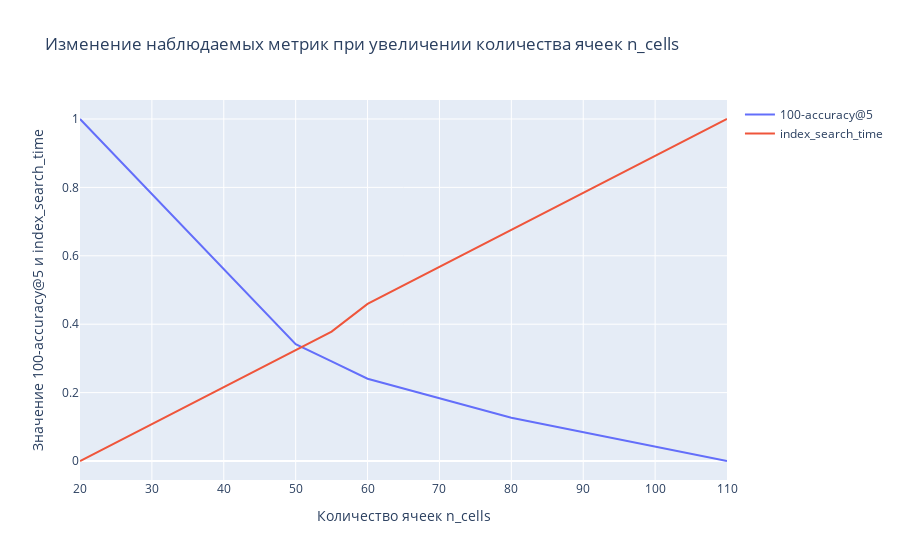

Notebook code for this chart:
### Code cell
faiss_res = {
    'n_cells':           [20, 50, 55, 60, 80, 110],
    '100-accuracy@5':    [38.9, 33.7, 33.3, 32.9, 32, 31],
    'index_search_time': [0.18, 0.3, 0.32, 0.35, 0.43, 0.55]
}
faiss_res = pd.DataFrame(faiss_res)

mms = MinMaxScaler()
faiss_res_mms = pd.DataFrame(mms.fit_transform(faiss_res), columns=faiss_res.columns)

fig = go.Figure()
fig.add_trace(go.Scatter(x=faiss_res.n_cells, y=faiss_res_mms['100-accuracy@5'], mode='lines', name='100-accuracy@5'))
fig.add_trace(go.Scatter(x=faiss_res.n_cells, y=faiss_res_mms['index_search_time'], mode='lines', name='index_search_time'))
fig.update_layout(
    xaxis_title='Количество ячеек n_cells', 
    yaxis_title='Значение 100-accuracy@5 и index_search_time', 
    title=f'Изменение наблюдаемых метрик при увеличении количества ячеек n_cells')
fig.show()

### Figure 1 — Plotly figure (JSON) as saved in the notebook; plotly's stock layout.template omitted (floating-point values rounded to 4 significant figures)
{"data": [{"mode": "lines", "name": "100-accuracy@5", "type": "scatter", "x": [20, 50, 55, 60, 80, 110], "y": [1.0, 0.3418, 0.2911, 0.2405, 0.1266, 0]}, {"mode": "lines", "name": "index_search_time", "type": "scatter", "x": [20, 50, 55, 60, 80, 110], "y": [0, 0.3243, 0.3784, 0.4595, 0.6757, 1]}], "layout": {"title": {"text": "Изменение наблюдаемых метрик при увеличении количества ячеек n_cells"}, "xaxis": {"title": {"text": "Количество ячеек n_cells"}}, "yaxis": {"title": {"text": "Значение 100-accuracy@5 и index_search_time"}}}}
